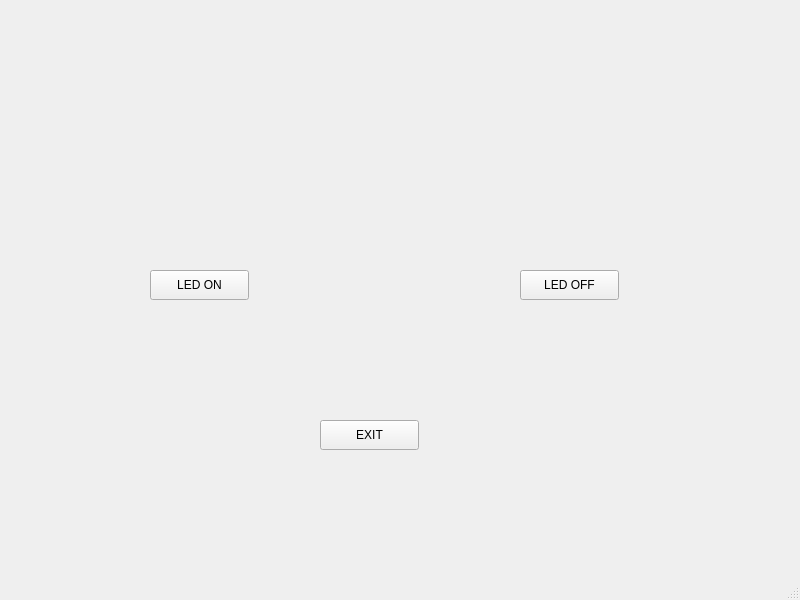
<?xml version="1.0" encoding="UTF-8"?>
<ui version="4.0">
 <class>MainWindow</class>
 <widget class="QMainWindow" name="MainWindow">
  <property name="geometry">
   <rect>
    <x>0</x>
    <y>0</y>
    <width>800</width>
    <height>600</height>
   </rect>
  </property>
  <property name="windowTitle">
   <string>MainWindow</string>
  </property>
  <widget class="QWidget" name="centralwidget">
   <widget class="QPushButton" name="btn_1">
    <property name="geometry">
     <rect>
      <x>150</x>
      <y>270</y>
      <width>99</width>
      <height>30</height>
     </rect>
    </property>
    <property name="text">
     <string>LED ON</string>
    </property>
   </widget>
   <widget class="QPushButton" name="btn_2">
    <property name="geometry">
     <rect>
      <x>520</x>
      <y>270</y>
      <width>99</width>
      <height>30</height>
     </rect>
    </property>
    <property name="text">
     <string>LED OFF</string>
    </property>
   </widget>
   <widget class="QPushButton" name="btn_3">
    <property name="geometry">
     <rect>
      <x>320</x>
      <y>420</y>
      <width>99</width>
      <height>30</height>
     </rect>
    </property>
    <property name="text">
     <string>EXIT</string>
    </property>
   </widget>
  </widget>
  <widget class="QMenuBar" name="menubar">
   <property name="geometry">
    <rect>
     <x>0</x>
     <y>0</y>
     <width>800</width>
     <height>28</height>
    </rect>
   </property>
  </widget>
  <widget class="QStatusBar" name="statusbar"/>
 </widget>
 <resources/>
 <connections>
  <connection>
   <sender>btn_3</sender>
   <signal>clicked()</signal>
   <receiver>MainWindow</receiver>
   <slot>slot1()</slot>
   <hints>
    <hint type="sourcelabel">
     <x>367</x>
     <y>463</y>
    </hint>
    <hint type="destinationlabel">
     <x>367</x>
     <y>505</y>
    </hint>
   </hints>
  </connection>
  <connection>
   <sender>btn_1</sender>
   <signal>clicked()</signal>
   <receiver>MainWindow</receiver>
   <slot>btn1_1()</slot>
   <hints>
    <hint type="sourcelabel">
     <x>226</x>
     <y>318</y>
    </hint>
    <hint type="destinationlabel">
     <x>225</x>
     <y>367</y>
    </hint>
   </hints>
  </connection>
  <connection>
   <sender>btn_2</sender>
   <signal>clicked()</signal>
   <receiver>MainWindow</receiver>
   <slot>btn2Func()</slot>
   <hints>
    <hint type="sourcelabel">
     <x>578</x>
     <y>313</y>
    </hint>
    <hint type="destinationlabel">
     <x>574</x>
     <y>346</y>
    </hint>
   </hints>
  </connection>
 </connections>
 <slots>
  <slot>btn1_1()</slot>
  <slot>btn2Func()</slot>
  <slot>slot1()</slot>
 </slots>
</ui>
